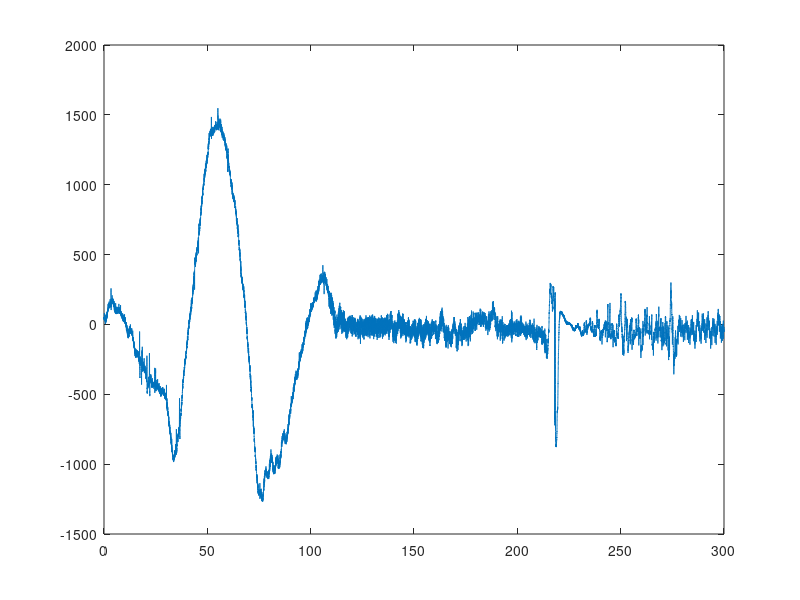

This chart was generated by the following MATLAB code:
fib_1 = load('data/n_424.mat');
fib_1 = fib_1.n_424;
time_1 = [0:1/250:length(fib_1)/250]';
time_1 = time_1(1:end-1);

plot(time_1, fib_1)
% vec1_start = time_1 > 0;
% vec1_end = time_1 < 10;
% vec_1 = logical(vec1_start .* vec1_end);
% fib_1_ecg_normal = fib_1(vec_1);
% fib_1_time_normal = time_1(vec_1);
% 
% vec1_start = time_1 > 120;
% vec1_end = time_1 < 130;
% vec_1 = logical(vec1_start .* vec1_end);
% fib_1_ecg_arr = fib_1(vec_1);
% fib_1_time_arr = time_1(vec_1);
% 
% 
% vec1_start = time_1 > 50;
% vec1_end = time_1 < 60;
% vec_1 = logical(vec1_start .* vec1_end);
% fib_1_ecg_arr_2 = fib_1(vec_1);
% fib_1_time_arr_2 = time_1(vec_1);
% 
% [normal_psd, f] = pwelch(fib_1_ecg_normal, [], [], [],250);
% [arr_psd, f] = pwelch(fib_1_ecg_arr, [], [], [],250);
% [arr_2_psd, f] = pwelch(fib_1_ecg_arr_2, [], [], [],250);
% 
% hold all
% plot(f,pow2db(normal_psd));
% plot(f,pow2db(arr_psd));
% plot(f, pow2db(arr_2_psd));

% plot(fib_1_time_normal, fib_1_ecg_normal);
% plot(fib_1_time_arr, fib_1_ecg_arr);